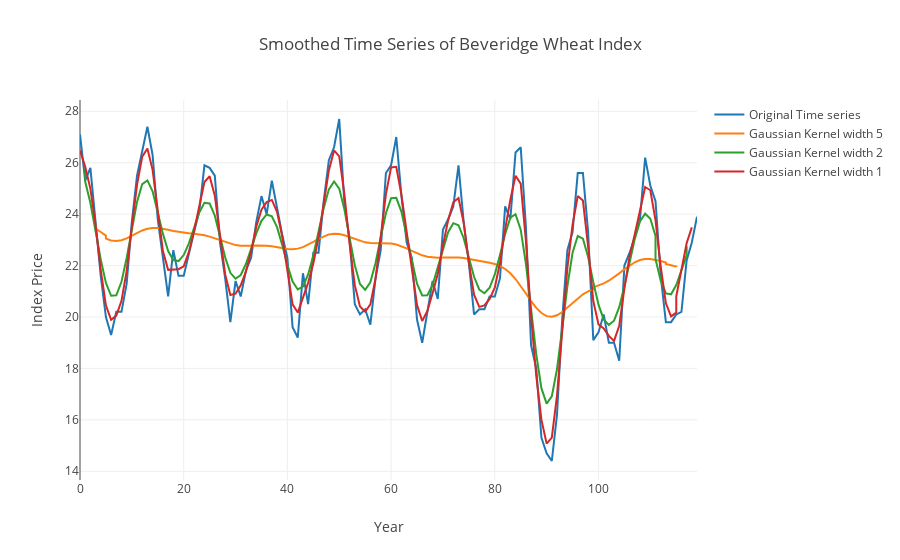
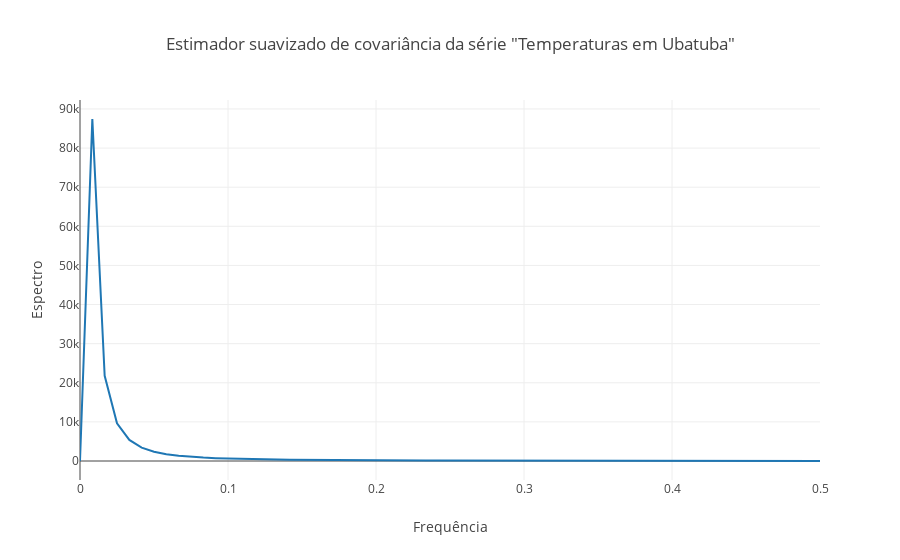

The notebook cell these images were saved under, in order:
### Code cell
import matplotlib.pyplot as plt
import numpy as np
from scipy import interpolate
from scipy import ndimage

print("**********************************************************************")
print(f"Estimador Suavizado de covariância usando filtro Gaussiano")
print("**********************************************************************")
print(f"Estimação não paramétrica")

y_sm = ts_temperature
x_sm = np.arange(n)

y = y_sm.tolist()
x = x_sm.tolist()

y_sm = np.array(y)
x_sm = np.array(x)

# resample to lots more points - needed for the smoothed curves
x_smooth = np.linspace(x_sm.min(), x_sm.max(), 200)

sigma = 5 #tamanho da janela do filtro gaussiano
x_g1d2 = ndimage.gaussian_filter1d(x_sm, sigma)
y_g1d2 = ndimage.gaussian_filter1d(y_sm, sigma)

sigma = 2 #tamanho da janela do filtro gaussiano
x_g1d3 = ndimage.gaussian_filter1d(x_sm, sigma)
y_g1d3 = ndimage.gaussian_filter1d(y_sm, sigma)

sigma = 1 #tamanho da janela do filtro gaussiano
x_g1d4 = ndimage.gaussian_filter1d(x_sm, sigma)
y_g1d4 = ndimage.gaussian_filter1d(y_sm, sigma)

data = [go.Scatter(x=x_sm, y=y_sm, mode='lines', name="Original Time series")]
data += [go.Scatter(x=x_g1d2, y=y_g1d2, mode='lines', name="Gaussian Kernel width 5")]
data += [go.Scatter(x=x_g1d3, y=y_g1d3, mode='lines', name="Gaussian Kernel width 2")]
data += [go.Scatter(x=x_g1d4, y=y_g1d4, mode='lines', name="Gaussian Kernel width 1")]

layout = go.Layout(
    title='Smoothed Time Series of Beveridge Wheat Index',
    xaxis={'title':'Year'},
    yaxis={'title':'Index Price'}
)
fig = go.Figure(data=data, layout=layout)
py.iplot(fig)

print(f"Para construir um estimador suavizado de covariância,\n"+ 
      f"devemos aplicar o método de suavização no domínio do tempo\n"+
      f"para então calcular o periodograma")
print(f"Obs.: Para comparação, mostra-se o spline da série")

print(f"\nObs2.: O tamanho de janela 2 parece mais adequado\n\n")

print("**********************************************************************")
print(f"Calculando periodograma a partir da série suavizada no tempo")
print("**********************************************************************")

fs = 1
freq, espectro = signal.periodogram(x_g1d3, fs)
data = [go.Scatter(x=freq, y=espectro, mode='lines', name="Smoothed Resulting Periodogram")]
# data += [go.Scatter(x=x_g1d5, y=y_g1d5, mode='lines', name="Gaussian Kernel width 0.5")]

layout = go.Layout(
    title='Estimador suavizado de covariância da série "Temperaturas em Ubatuba"',
    xaxis={'title':'Frequência'},
    yaxis={'title':'Espectro'}
)
fig = go.Figure(data=data, layout=layout)
py.iplot(fig)
